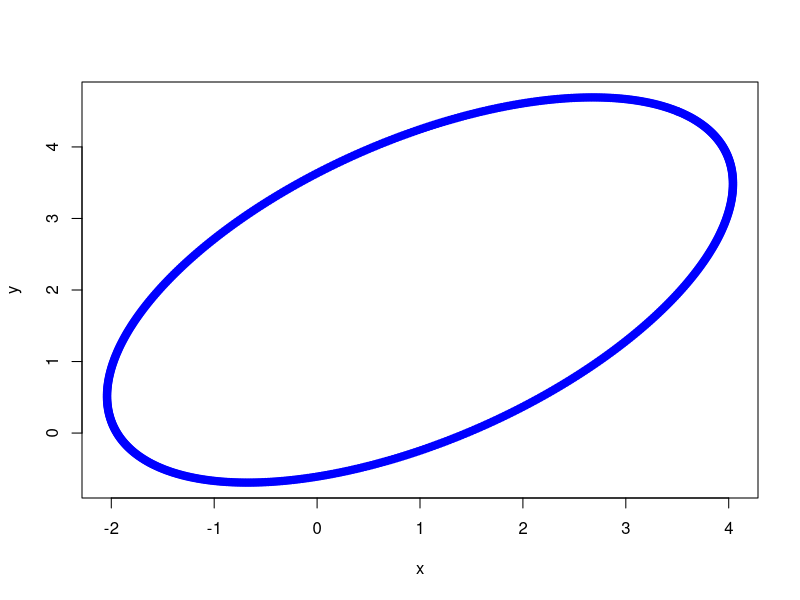

Generate this figure with R: (Note: this script raises an error after producing the figure.)
## ---- chunk 1
knitr::opts_chunk$set(echo = TRUE)
## ---- chunk 2
xc <- 1    ### center x_c or h
yc <- 2    ### y_c or k

a<- 5      ## major axis length
b<- 2      ## minor axis length

phi <- pi/3 ## angle of major axis with x axis phi or tau

t<-seq(0,2*pi,0.01)

x<-xc+a*cos(t)*cos(phi) - b*sin(t)*sin(phi)

y<-yc+a*cos(t)*cos(phi) + b*sin(t)*cos(phi)

plot(x,y,pch=19,col='blue')
## ---- chunk 3

df=data.frame(x=x,y=y)
df_scale = scale(df)

sd(df_scale[,2])

## ---- chunk 4

## eigen values and vectors
e=eigen(cor(df_scale))

e$values
e$vectors


e=eigen(cor(stock %>% select(-Date,-SANSUNG)))
## ---- chunk 5
##PCS 
pcs=df_scale %*% e$vectors

var(pcs[,2])
cor(pcs)

plot(pcs[,1],pcs[,2])

range(df_scale[,1])
1.414065 + 1.411554

plot(df_scale)

plot(df_scale[,1],df_scale[,2])

diff(range(df_scale[,1]))  #variation in x axis
diff(range(pcs[,1]))


## ---- chunk 6
### case 1
pcs_case1=pcs

pcs_case1[,2]=0

df_rec1 = pcs_case1 %*% t(e$vectors)

{{plot(df_scale[,1],df_scale[,2])
  lines(df_rec1[,1],df_rec1[,2],col='red')}}

## ---- chunk 7
### case 2

pcs_case2=pcs

pcs_case2[,1]=0

df_rec2 = pcs_case2 %*% t(e$vectors)

{{plot(df_scale[,1],df_scale[,2])
  lines(df_rec1[,1],df_rec1[,2],col='red')
  lines(df_rec2[,1],df_rec2[,2],col='green')
  }}



## ---- chunk 8

xc <- 1    ### center x_c or h
yc <- 2    ### y_c or k

a<- runif(5,1,5)      ## major axis length
b<- runif(5,1,5)       ## minor axis length

phi <- 3 ## angle of major axis with x axis phi or tau

t<-seq(0,5,0.01)

x<-xc+a*cos(t)*cos(phi) - b*sin(t)*sin(phi)

y<-yc+a*cos(t)*cos(phi) + b*sin(t)*cos(phi)

plot(x,y,pch=19,col='blue')

## ---- chunk 9

x=seq(1,100)

y=x+runif(100,1,50)
plot(x,y,type='l')

## ---- chunk 10
df_scale1 = scale(data.frame(x=x,y=y))
psc=df_scale %*% eigen(cor(df_scale))$vectors


pcs_case1=pcs
pcs_case1[,2]=0

df_rec1 = pcs_case1 %*% t(eigen(cor(df_scale))$vectors)


{{
  plot(df_scale1)
  lines(df_rec1,col='red')
}}



error = df_scale[,2] - df_rec1[,2]

plot(error,type = 'l')

plot(df_scale - df_rec1)
## ---- chunk 11
org=5000 *72
rec = 5000*5+5*5
rec/org *100




## ---- chunk 12
stocks_sub= stock %>% select(-Date,-SANSUNG)
dim(stocks_sub)  ##10 input variable

pcs = prcomp(stocks_sub, scale. = T)
names(pcs)

View(pcs$x)         ###principal Components
dim(pcs$x)

View(pcs$rotation)  ###Eigen vector
dim(pcs$rotation)

View(pcs$sdev)      ###SD of PCS or square root of eigen values
dim(pcs$x) 

pcs$scale           ## standard deviation of input data before scaling

pcs$center          ## mean of input variable


plot(pcs)        #### Variance of individual principal components

screeplot(pcs, type='lines')

plot()
## ---- chunk 13
plot(cumsum(pcs$sdev / sum(pcs$sdev)*100),type="l")

var(pcs$x)


